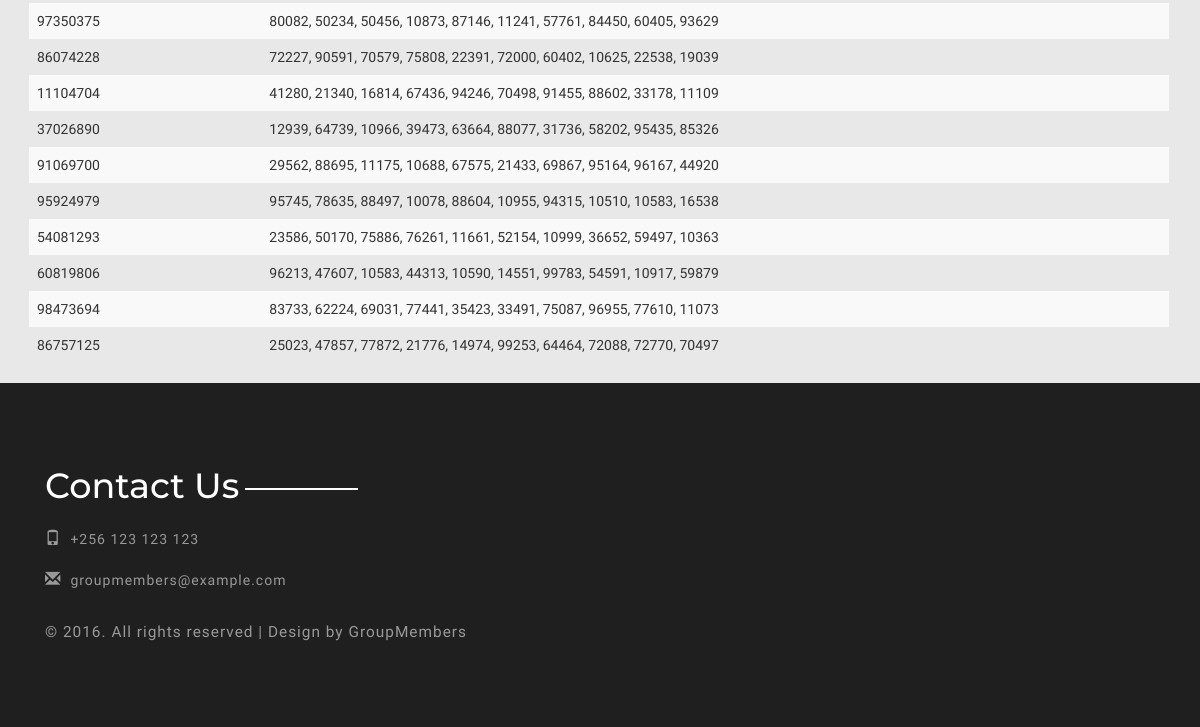
The app's page / (lower part), older data.
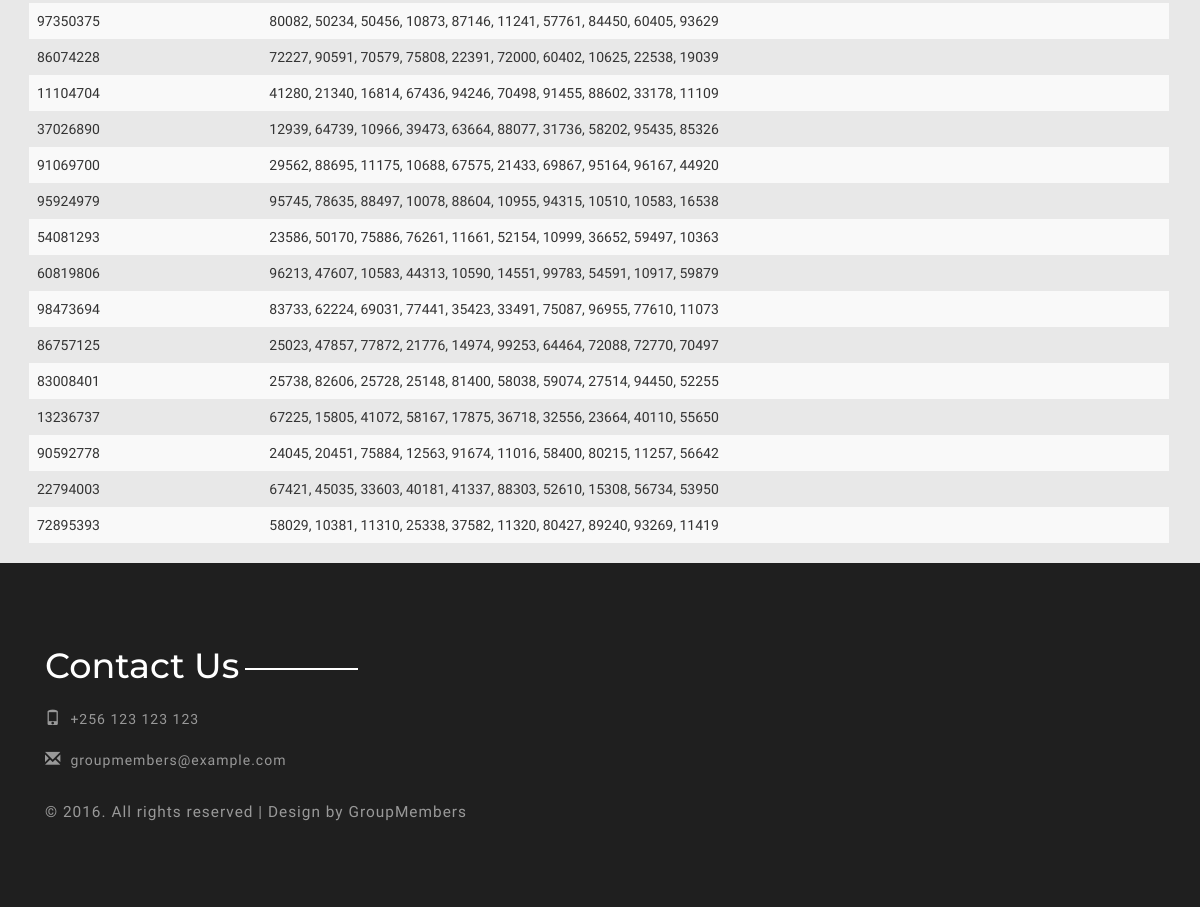
The same page, newer data.
### myapp/models.py (models this page shows)
class Student(models.Model):
    name = models.CharField(max_length=200)
    def __unicode__(self):
        return self.name

### myapp/views.py (the view)
# urls.py: url(r'^$', views.index, name='index'),
def index(request):
    students = Student.objects.all()
    receipts_list = []
    for x in range(students.count()):
        receipts_list.append(', '.join(map(str, Receipt.objects.filter(student_id=students[x].id))))
    print("receipts#")
    print(receipts_list)
    data = zip(students, receipts_list)
    testlist = [0, 1, 2, 8, 13, 17, 19, 32, 42, ]
    print(linear_search(testlist, 3))
    print(linear_search(testlist, 13))
    return render(request, 'index.html', {
        'data': data,
    })

### myapp/models.py (called while the page is built)
    def __unicode__(self):
        return str(self.number)

### myapp/views.py (called while the page is built)
def linear_search(receipts, item):
    print("started linear search")
    for x in receipts:
        print("seaching#" + str(x))
        if str(x) == str(item):
            print("found item")
            return True
    return False

### templates/index.html (shortened to what this page needs)
{% extends 'base2.html' %}
{% load static %}
{% block content %}
    <div class="services">
        <div class="container">
            <div class="servies-top dsa-margin" style="margin-left: -16px">
                <div class="us-ser">
                    <div class=" why-choose">
                        <div class="container">
                            <table class="table table-striped">
                                <tbody>
                                {% for item in data %}
                                    <tr>
                                        <td>{{ item.0 }}</td>
                                        <td>{{ item.1 }}</td>
                                    </tr>
                                {% endfor %}
                                </tbody>
                            </table>
                        </div>
                    </div>
                </div>
            </div>
        </div>
    </div>
{% endblock %}

Row changes from the older to the newer data that the page shows:
added Student: name "83008401", item "25738, 82606, 25728, 25148, 81400, 58038, 59074, 27514, 94450, 52255"
added Student: name "13236737", item "67225, 15805, 41072, 58167, 17875, 36718, 32556, 23664, 40110, 55650"
added Student: name "90592778", item "24045, 20451, 75884, 12563, 91674, 11016, 58400, 80215, 11257, 56642"
added Student: name "22794003", item "67421, 45035, 33603, 40181, 41337, 88303, 52610, 15308, 56734, 53950"
added Student: name "72895393", item "58029, 10381, 11310, 25338, 37582, 11320, 80427, 89240, 93269, 11419"
